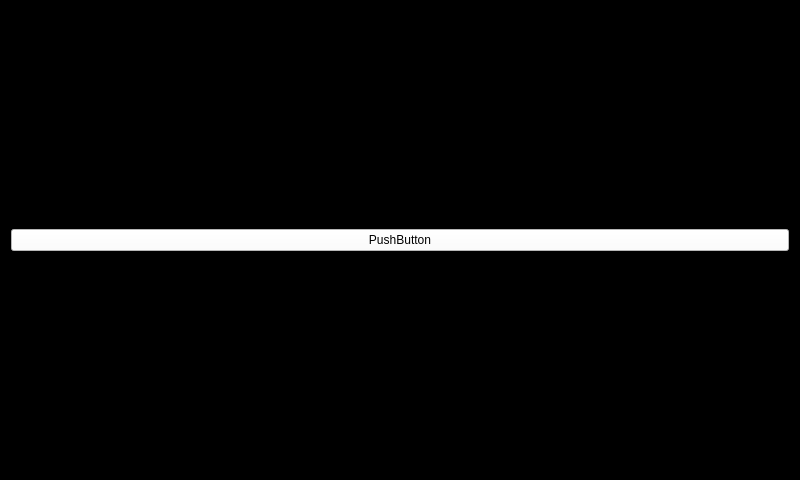
<?xml version="1.0" encoding="UTF-8"?>
<ui version="4.0">
 <class>MainWindow</class>
 <widget class="QMainWindow" name="MainWindow">
  <property name="geometry">
   <rect>
    <x>0</x>
    <y>0</y>
    <width>800</width>
    <height>480</height>
   </rect>
  </property>
  <property name="windowTitle">
   <string>MainWindow</string>
  </property>
  <property name="autoFillBackground">
   <bool>false</bool>
  </property>
  <property name="styleSheet">
   <string notr="true">background-color:black;</string>
  </property>
  <widget class="QWidget" name="centralWidget">
   <layout class="QVBoxLayout" name="verticalLayout">
    <item>
     <widget class="QPushButton" name="pushButton">
      <property name="styleSheet">
       <string notr="true">background-color:white; color:black;</string>
      </property>
      <property name="text">
       <string>PushButton</string>
      </property>
      <property name="checkable">
       <bool>true</bool>
      </property>
     </widget>
    </item>
   </layout>
  </widget>
 </widget>
 <layoutdefault spacing="6" margin="11"/>
 <resources/>
 <connections/>
</ui>
